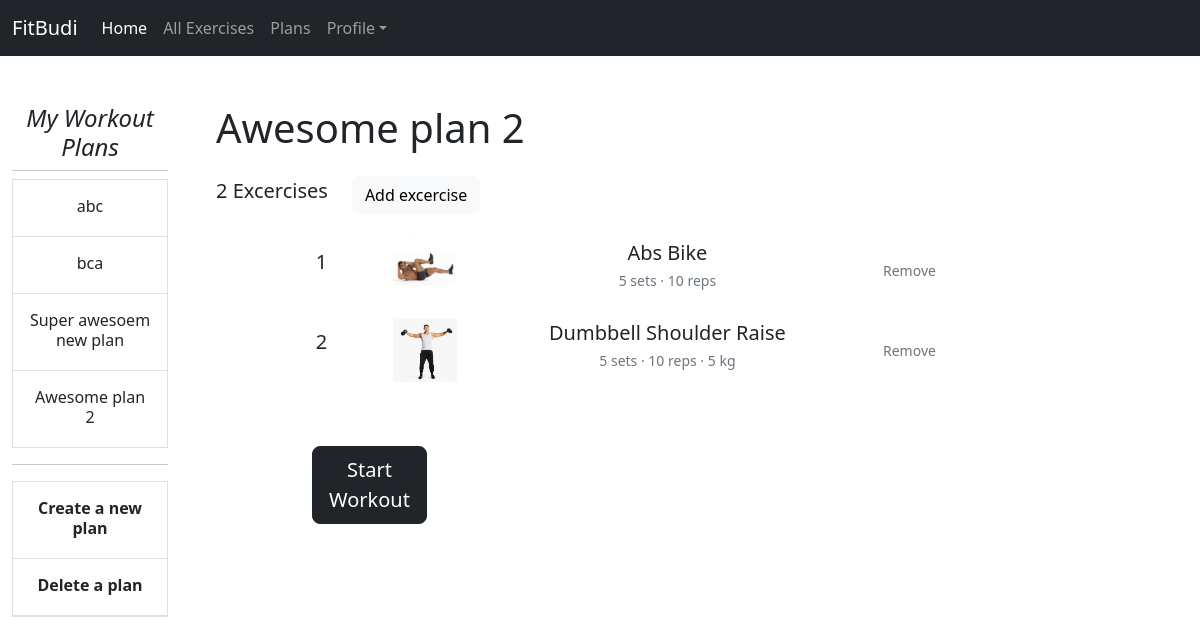
The page /my_workouts (signed in) on the database its author committed.
### tables this page shows
CREATE TABLE "plans" (
	"id"	INTEGER NOT NULL,
	"name"	TEXT NOT NULL,
	"user_id"	INTEGER,
	FOREIGN KEY("user_id") REFERENCES "users"("id"),
	PRIMARY KEY("id")
);

CREATE TABLE "plan_details" (
	"id"	INTEGER NOT NULL,
	"exc_id"	INTEGER NOT NULL,
	"plan_id"	INTEGER NOT NULL,
	"set_count"	INTEGER,
	"rep_count"	INTEGER,
	"weight"	NUMERIC,
	"duration"	INTEGER,
	PRIMARY KEY("id" AUTOINCREMENT),
	FOREIGN KEY("exc_id") REFERENCES "excercises"("id"),
	FOREIGN KEY("plan_id") REFERENCES "plans"("id")
);

CREATE TABLE "excercises" (
	"id"	INTEGER NOT NULL,
	"name"	TEXT NOT NULL,
	"muscle_group"	TEXT NOT NULL,
	"instructions"	TEXT,
	"equipement_id"	INTEGER,
	"bodyweight"	NUMERIC,
	PRIMARY KEY("id" AUTOINCREMENT),
	FOREIGN KEY("equipement_id") REFERENCES "equipement"("id")
);

### app.py (the view, shortened to what this page needs)
@app.route("/my_workouts", methods=["GET", "POST"])
def my_workouts():
    if "lastActivePlan" not in session:
        lastCreatedPlan = getLastCreatedPlan()
        session['lastActivePlan'] = lastCreatedPlan['id']
    plans = getPlans()
    length = len(plans)
    plan_details = getPlanDetails()
    exc_count = len(plan_details)
    activePlanName = getActivePlanName()
    return render_template("my_workouts.html", plans=plans, length=length, exc_count=exc_count,
                           plan_details=plan_details, activePlanName=activePlanName,
                           muscles=getMuscles(), exercises=getExercises())

### helpers.py (called while the page is built)
def dict_factory(cursor, row):
    fields = [column[0] for column in cursor.description]
    return {key: value for key, value in zip(fields, row)}

### queries.py (called while the page is built)
def getLastCreatedPlan():
    temp = db.execute("""
                            SELECT * FROM plans
                            WHERE user_id=?
                            ORDER BY id DESC
                            LIMIT 1;
                """, (session["user_id"],))
    return temp.fetchone()

def getActivePlanName():
    temp = db.execute("SELECT name FROM plans WHERE id=?", (session["lastActivePlan"],)).fetchone()
    if temp == None:
        temp = getLastCreatedPlan()
    name = temp['name']
    return name

def getMuscles():
    temp = db.execute("SELECT * FROM muscles;")
    return  temp.fetchall()

def getPlans():
    temp = db.execute('SELECT * FROM plans WHERE user_id=?', (session["user_id"],))
    return temp.fetchall()

### templates/my_workouts.html (shortened to what this page needs)
{% extends "layout.html" %}
{% block main %}
    <div class="row g-5">
        <div class="col-md-2">
            <div class="position-sticky" style="top: 2rem;">
                <h4 class="fst-italic">My Workout Plans</h4>
                <hr class="d-none d-md-block my-2">
                <div class="list-group list-group-flush border-bottom scrollarea">
                    <form action="/my_workouts" method="post">
                        {% if length == 0 %}
                            <div class="d-flex w-100 align-items-center justify-content-center py-2">
                                <p class="mb-1">No plans created.</p>
                            </div>
                        {% else %}
                            {% for row in plans %}
                                <button href="#" class="list-group-item list-group-item-action py-3 lh-sm" aria-current="true" type="submit" value="{{row['id']}}" name="selectPlanBtn">
                                    <div class="d-flex w-100 align-items-center justify-content-center">
                                    <p class="mb-1">{{ row['name'] }}</p>
                                    </div>
                                </button>
                            {% endfor %}
                        {% endif %}
                        <hr>
                        <button href="#" class="list-group-item list-group-item-action py-3 lh-sm" aria-current="true" type="button" data-bs-toggle="modal" data-bs-target="#createPlan">
                            <div class="d-flex w-100 align-items-center justify-content-center">
                            <strong class="mb-1">Create a new plan</strong>
                            </div>
                        </button>
                        <button href="#" class="list-group-item list-group-item-action py-3 lh-sm" aria-current="true" type="button" data-bs-toggle="modal" data-bs-target="#deletePlan">
                            <div class="d-flex w-100 align-items-center justify-content-center">
                            <strong class="mb-1">Delete a plan</strong>
                            </div>
                        </button>
                    </form>
                </div>
            </div>
        </div>
        <div class="col-md-10">
            <div class="row justify-content-start">
                <div class="col-auto">
                    <h1 class="display-6">{{ activePlanName }}</h1>
                </div>
            </div>
            <div class="row justify-content-start py-3">
                <div class="col-auto">
                    <p class="lead">{{ exc_count }} Excercises</p>
                </div>
                <div class="col-auto">
                    <button type="button" class="btn btn-light" aria-current="true" data-bs-toggle="modal" data-bs-target="#addExc">Add excercise</button>
                </div>
            </div>
            <div class="row justify-content-center">
                <div class="col-10">
                    <form action="/my_workouts" method="post">
                        {% for row in plan_details %}
                            <div class="row mb-3">
                                <div class="col-1 align-self-center">
                                    <p class="lead">{{ loop.index }}</p>
                                </div>
                                <div class="col-2">
                                    <img src="/static/img/{{row['exc_id']}}.png" alt="{{ row['exc_id'] }}" width="64" height="64">
                                </div>
                                <div class="col-5">
                                    <p class="lead mb-0">{{ row['name'] }}</p>
                                    <small class="text-muted">
                                        {{ row['set_count'] }} sets
                                        {% if row['rep_count'] %}
                                            &middot; {{ row['rep_count'] }} reps
                                        {% endif %}
                                        {% if row['weight'] %}
                                            &middot; {{ row['weight'] }} kg
                                        {% endif %}
                                    </small>
                                </div>
                                <div class="col-2 align-self-center">
                                    <button class="btn btn-outline-secondary border-0" type="submit" name="removeExc" value="{{row['exc_id']}}">
                                        <small>Remove</small>
                                    </button>
                                </div>
                            </div>
                        {% endfor %}
                    </form>
                </div>
            </div>
            <div class="row justify-content-start py-5 px-5">
                <form action="/my_workouts" method="post">
                    <div class="col-2 px-5">
                        <button type="submit" class="btn btn-dark btn-lg" name="submitBtn" value="startWO">Start Workout</button>
                    </div>
                </form>
            </div>
        </div>
    </div>
{% endblock %}

### static/stylesheet.css (style rules this page uses)
html, body { height: 100%; }

### rows shown on the page
plans: {{ row['id'] }} 1 (drawn), name "abc"
plans: {{ row['id'] }} 2 (drawn), name "bca"
plans: {{ row['id'] }} 4 (drawn), name "Super awesoem new plan"
plans: {{ row['id'] }} 5 (drawn), name "Awesome plan 2"
plan_details: shows a picture, name "Abs Bike", set_count "5", rep_count "10", {{ row['exc_id'] }} 2 (drawn)
plan_details: shows a picture, name "Dumbbell Shoulder Raise", set_count "5", rep_count "10", weight "5", {{ row['exc_id'] }} 7 (drawn)

### other values the page prints
{{ exc_count }} "2"
